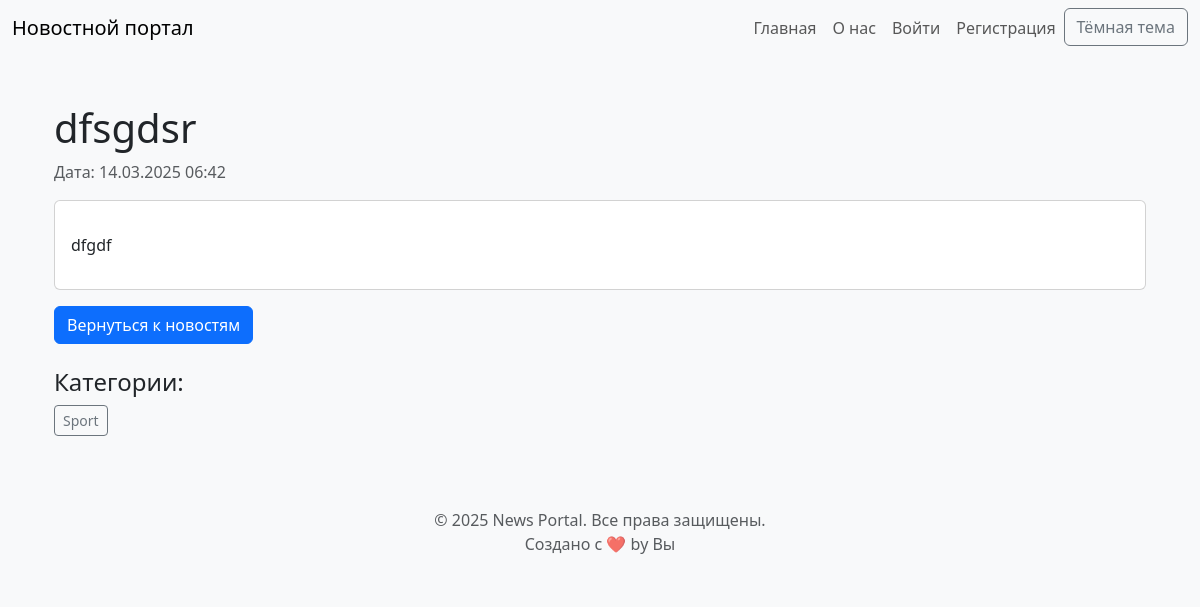
Screenshot of /news/news/19/ with the database file from the repository.
### news/models.py (models this page shows, shortened)
class News(models.Model):
    TYPE_CHOICES = [
        ('news', 'Новость'),
        ('article', 'Статья'),
    ]
    title = models.CharField(max_length=200, verbose_name='Заголовок')
    content = models.TextField(verbose_name='Содержание')
    published_date = models.DateTimeField(auto_now_add=True, verbose_name='Дата публикации')
    author = models.ForeignKey(Author, on_delete=models.CASCADE, null=True, blank=True, verbose_name='Автор')
    type = models.CharField(max_length=10, choices=TYPE_CHOICES, default='news', verbose_name='Тип')
    rating = models.SmallIntegerField(default=0)
    categories = models.ManyToManyField(Category, through='NewsCategory', blank=True, verbose_name='Категории')
    class Meta:
        ordering = ['-published_date']
        verbose_name = 'Новость/Статья'
        verbose_name_plural = 'Новости/Статьи'

class Category(models.Model):
    name = models.CharField(max_length=100, verbose_name="Название категории")
    subscribers = models.ManyToManyField(User, related_name='subscribed_categories', blank=True, verbose_name="Подписчики")

### news/views.py (the view)
# urls.py: path('news/<int:pk>/', views.news_detail, name='news_detail'),
def news_detail(request, pk):
    news = get_object_or_404(News, id=pk)
    return render(request, 'news/news_detail.html', {'news': news})

### news/templates/news/news_detail.html
{% extends 'base.html' %}
{% block content %}
<div class="container my-5">
    <h1>{{ news.title }}</h1>
    <p class="text-muted">Дата: {{ news.published_date|date:"d.m.Y H:i" }}</p>
    <div class="card">
        <div class="card-body">
            <p class="card-text">{{ news.content|linebreaks }}</p>
        </div>
    </div>
    <a href="{% url 'news:news_list' %}" class="btn btn-primary mt-3">Вернуться к новостям</a>
    <h4 class="mt-4">Категории:</h4>
    <div class="d-flex flex-wrap gap-2">
        {% for category in news.categories.all %}
            <a href="{% url 'news:category_news' category.id %}" class="btn btn-outline-secondary btn-sm">
                {{ category.name }}
            </a>
        {% endfor %}
    </div>
</div>
{% endblock %}

### static/css/styles.css (style rules this page uses)
.light-mode { background-color: #f8f9fa; color: #212529; }
html { scroll-behavior: smooth; }

### rows the page displays
News: title "dfsgdsr", published_date "14.03.2025 06:42", content "dfgdf"
Category: name "Sport"
